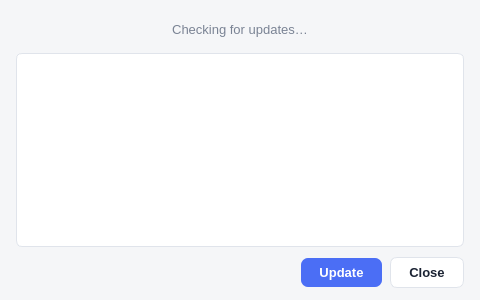
<?xml version="1.0" encoding="UTF-8"?>
<ui version="4.0">
 <class>UpdateDialog</class>
 <widget class="QDialog" name="UpdateDialog">
  <property name="geometry">
   <rect>
    <x>0</x>
    <y>0</y>
    <width>480</width>
    <height>300</height>
   </rect>
  </property>
  <property name="minimumSize">
   <size>
    <width>460</width>
    <height>0</height>
   </size>
  </property>
  <property name="windowTitle">
   <string>DashPVA Updates</string>
  </property>
  <property name="styleSheet">
   <string notr="true">
QDialog {
    background-color: #F5F6F8;
}

QLabel#lbl_status {
    font-size: 13px;
    color: #7A8394;
    padding: 6px 0;
}

QPlainTextEdit#txt_notes {
    background-color: #FFFFFF;
    border: 1px solid #E0E4EB;
    border-radius: 6px;
    font-size: 11px;
    font-family: monospace;
    color: #1B2333;
}

QPushButton {
    background-color: #FFFFFF;
    color: #1B2333;
    border: 1px solid #E0E4EB;
    border-radius: 7px;
    padding: 7px 18px;
    font-size: 13px;
    font-weight: 500;
}

QPushButton:hover {
    background-color: #EBF0FF;
    border-color: #4B6EF5;
    color: #2E52D5;
}

QPushButton:pressed {
    background-color: #D6E2FF;
    border-color: #3A5EE5;
}

QPushButton:disabled {
    background-color: #EBF0FF;
    border-color: #A8C0F0;
    color: #4B6EF5;
}

QPushButton#btn_update {
    background-color: #4B6EF5;
    color: #FFFFFF;
    border: none;
    font-weight: 600;
}

QPushButton#btn_update:hover {
    background-color: #3A5EE5;
}

QPushButton#btn_update:disabled {
    background-color: #A8C0F0;
}
   </string>
  </property>
  <layout class="QVBoxLayout" name="verticalLayout">
   <property name="spacing">
    <number>10</number>
   </property>
   <property name="leftMargin">
    <number>16</number>
   </property>
   <property name="topMargin">
    <number>16</number>
   </property>
   <property name="rightMargin">
    <number>16</number>
   </property>
   <property name="bottomMargin">
    <number>12</number>
   </property>

   <!-- Status label -->
   <item>
    <widget class="QLabel" name="lbl_status">
     <property name="text">
      <string>Checking for updates…</string>
     </property>
     <property name="alignment">
      <set>Qt::AlignCenter</set>
     </property>
    </widget>
   </item>

   <!-- Release notes / git output (hidden until needed) -->
   <item>
    <widget class="QPlainTextEdit" name="txt_notes">
     <property name="readOnly">
      <bool>true</bool>
     </property>
     <property name="minimumSize">
      <size>
       <width>0</width>
       <height>120</height>
      </size>
     </property>
     <property name="visible">
      <bool>false</bool>
     </property>
    </widget>
   </item>

   <!-- Button row -->
   <item>
    <layout class="QHBoxLayout" name="horizontalLayout">
     <property name="spacing">
      <number>8</number>
     </property>
     <item>
      <spacer name="horizontalSpacer">
       <property name="orientation">
        <enum>Qt::Horizontal</enum>
       </property>
       <property name="sizeHint" stdset="0">
        <size>
         <width>40</width>
         <height>20</height>
        </size>
       </property>
      </spacer>
     </item>
     <item>
      <widget class="QPushButton" name="btn_update">
       <property name="text">
        <string>Update</string>
       </property>
       <property name="visible">
        <bool>false</bool>
       </property>
      </widget>
     </item>
     <item>
      <widget class="QPushButton" name="btn_close">
       <property name="text">
        <string>Close</string>
       </property>
      </widget>
     </item>
    </layout>
   </item>

  </layout>
 </widget>
 <resources/>
 <connections/>
</ui>
